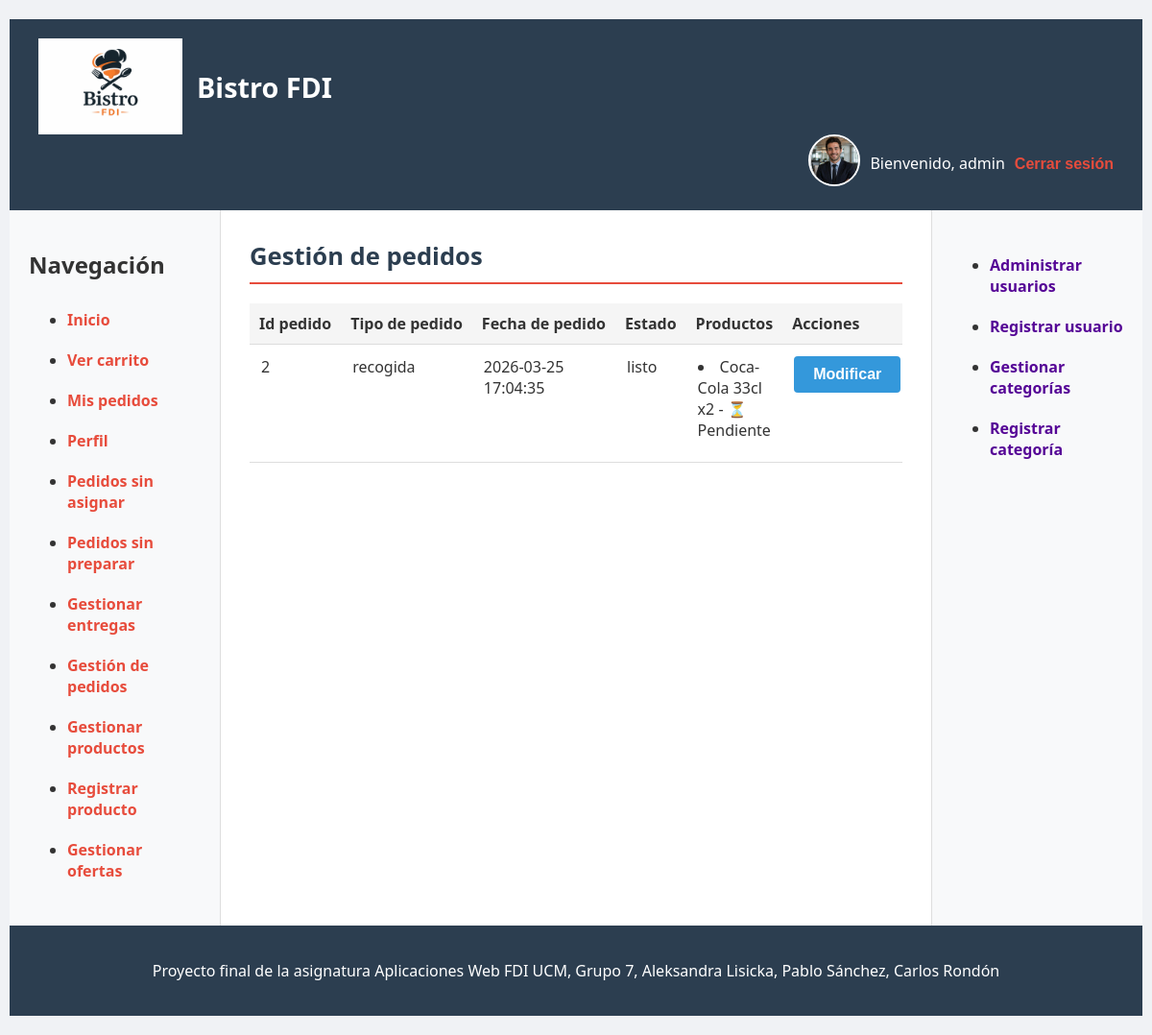
Screenshot of /usuarios/gerente/pedidosAsignados.php (signed in) with the database file from the repository.
### tables this page shows
CREATE TABLE `pedidos` (
  `id` int(11) NOT NULL AUTO_INCREMENT,
  `usuario_id` int(11) DEFAULT NULL,
  `estado` enum('nuevo','pendiente','preparando','cocinando','listo','entregado','cancelado') DEFAULT 'nuevo',
  `tipo` enum('domicilio','recogida') NOT NULL,
  `fechaPedido` datetime DEFAULT current_timestamp(),
  `total` decimal(10,2) NOT NULL DEFAULT 0,
  `subtotalSinDescuento` decimal(10,2) NOT NULL DEFAULT 0,
  `descuentoAplicado` decimal(10,2) NOT NULL DEFAULT 0,
  `cocinero_id` int(11) DEFAULT NULL,
  `activo` tinyint(1) NOT NULL DEFAULT 1,
  PRIMARY KEY (`id`),
  KEY `usuario_id` (`usuario_id`),
  KEY `cocinero_id` (`cocinero_id`),
  CONSTRAINT `fk_pedidos_usuario`
    FOREIGN KEY (`usuario_id`) REFERENCES `usuarios` (`id`) ON DELETE SET NULL,
  CONSTRAINT `fk_pedidos_cocinero`
    FOREIGN KEY (`cocinero_id`) REFERENCES `usuarios` (`id`) ON DELETE SET NULL
);

CREATE TABLE `pedido_productos` (
  `id` int(11) NOT NULL AUTO_INCREMENT,
  `pedido_id` int(11) NOT NULL,
  `producto_id` int(11) NOT NULL,
  `cantidad` int(11) NOT NULL,
  `precioUnitario` decimal(10,2) NOT NULL,
  `ivaAplicado` TINYINT NOT NULL,
  `preparado` tinyint(1) NOT NULL DEFAULT 0,
  PRIMARY KEY (`id`),
  UNIQUE KEY `pedido_producto_unique` (`pedido_id`, `producto_id`),
  KEY `producto_id` (`producto_id`),
  CONSTRAINT `fk_pp_pedido`
    FOREIGN KEY (`pedido_id`) REFERENCES `pedidos` (`id`) ON DELETE RESTRICT,
  CONSTRAINT `fk_pp_producto`
    FOREIGN KEY (`producto_id`) REFERENCES `productos` (`id`) ON DELETE RESTRICT
);

CREATE TABLE `productos` (
  `id` int(11) NOT NULL AUTO_INCREMENT,
  `nombreProd` varchar(150) NOT NULL,
  `descripcion` text NOT NULL,
  `categoria_id` int(11) DEFAULT NULL,
  `precio` decimal(10,2) NOT NULL,
  `iva` TINYINT NOT NULL,
  `stock` int(11) DEFAULT 0,
  `disponible` tinyint(1) DEFAULT 1,
  `ofertado` tinyint(1) DEFAULT 0,
  `activo` tinyint(1) NOT NULL DEFAULT 1,
  `rutaImg` varchar(255) DEFAULT NULL,
  `fechaCreacion` datetime DEFAULT current_timestamp(),
  PRIMARY KEY (`id`),
  KEY `categoria_id` (`categoria_id`),
  CONSTRAINT `fk_productos_categoria`
    FOREIGN KEY (`categoria_id`)
    REFERENCES `categorias` (`id`)
    ON DELETE SET NULL
    ON UPDATE CASCADE
);

### includes/config.php (called while the page is built, shortened)
<?php
spl_autoload_register(function ($class) {
    $prefix = 'es\\ucm\\fdi\\aw\\';
    $base_dir = implode(DIRECTORY_SEPARATOR, [__DIR__, 'clases', '']);
    $len = strlen($prefix);
    $relative_class = substr($class, $len);
    $file = $base_dir . str_replace('\\', '/', $relative_class) . '.php';
});

### includes/clases/pedidos/Pedido.php (called while the page is built, shortened)
<?php
class Pedido {
    private $id;
    private $estado;
    private $fechaPedido;
    private $tipo;
    public function __construct($id, $usuario_id, $estado, $fechaPedido, $tipo, $total, $cocinero_id) {
        $this->id = $id;
        $this->estado = $estado ?? 'nuevo';
        $this->fechaPedido = $fechaPedido;
        $this->tipo = $tipo;
    }
    public function getFechaPedido() {
        return $this->fechaPedido;
    }
    public function getPedidoId() {
        return $this->id;
    }
    public function getTipo() {
        return $this->tipo;
    }
    public function getEstadoPedido() {
        return $this->estado;
    }
    public static function pedidosPendientes_Asignados($esAdmin) {
        $conn = Aplicacion::getInstance()->getConexionBd();
        if ($esAdmin) {
            $query = sprintf(
                "SELECT * FROM pedidos WHERE estado != '%s' AND activo = 1",
                $conn->real_escape_string(EstadoPedido::ENTREGADO->value)
            );
        } else {
            $query = sprintf(
                "SELECT * FROM pedidos WHERE estado IN ('%s','%s') AND activo = 1",
                $conn->real_escape_string(EstadoPedido::PENDIENTE->value),
                $conn->real_escape_string(EstadoPedido::EN_PREPARACION->value)
            );
        }
        $rs = $conn->query($query);
        if ($rs && $rs->num_rows > 0) {
            $pedidos = [];
            while ($fila = $rs->fetch_assoc()) {
                $pedidos[] = new Pedido(
                    $fila['id'],
                    null,
                    $fila['estado'],
                    $fila['fechaPedido'],
                    $fila['tipo'],
                    null,
                    $fila['cocinero_id']
                );
            }
            return $pedidos;
        }
        return null;
    }
    public static function buscaProductosCocina($id) {
        $conn = Aplicacion::getInstance()->getConexionBd();
        $query = sprintf(
            "SELECT p.*, pp.cantidad,
                    COALESCE(ppe.preparado, 0) AS preparado
            FROM productos p
            JOIN pedido_productos pp ON p.id = pp.producto_id
            LEFT JOIN pedido_producto_estado ppe
                ON p.id = ppe.producto_id AND pp.pedido_id = ppe.pedido_id
            WHERE pp.pedido_id = %d",
            (int)$id
        );
        $rs = $conn->query($query);
        $resultado = [];
        if ($rs) {
            while ($fila = $rs->fetch_assoc()) {
                $producto = new Producto(
                    $fila['id'],
                    $fila['nombreProd'],
                    $fila['descripcion'],
                    $fila['categoria_id'],
                    $fila['precio'],
                    $fila['iva'],
                    $fila['stock'],
                    $fila['disponible'],
                    $fila['ofertado'],
                    $fila['rutaImg'],
                    $fila['fechaCreacion']
                );
                $resultado[] = [
                    'producto'  => $producto,
                    'cantidad'  => $fila['cantidad'],
                    'preparado' => (int)$fila['preparado']
                ];
            }
        }
        return $resultado;
    }
}

### includes/clases/productos/Producto.php (called while the page is built, shortened)
<?php
class Producto {
    private $nombreProd;
    public function __construct($id, $nombreProd, $descripcion, $categoria_id, $precio, $iva, $stock, $disponible, $ofertado, $rutaImagen = null, $fechaCreacion) {
        $this->nombreProd = $nombreProd;
    }
    public function getNombreProd() {
        return $this->nombreProd;
    }
}

### includes/clases/pedidos/FormularioPedidosAsignados.php (the view, shortened to what this page needs)
<?php
class FormularioPedidosAsignados extends Formulario
{
    protected function generaCamposFormulario(&$datos){
        $pedidos = '';
        if(isset($_SESSION['esAdmin']) && $_SESSION['esAdmin'] === true){
            $pedidos = Pedido::pedidosPendientes_Asignados(true);
        }
        else{
            $pedidos = Pedido::pedidosPendientes_Asignados(false);
        }
        $filas = '';
        if (!empty($pedidos) && is_array($pedidos)) {
            foreach ($pedidos as $p) {
                $productos = Pedido::buscaProductosCocina($p->getPedidoId());
                $productosHtml = '<ul">';
                foreach ($productos as $item) {
                    $prod = $item['producto'];
                    $cant = $item['cantidad'];
                    $prep = $item['preparado'];
                    $estado = $prep ? '✅ Preparado' : '⏳ Pendiente';
                    $productosHtml .= "<li>"
                        . htmlspecialchars($prod->getNombreProd())
                        . " x{$cant} - {$estado}</li>";
                }
                $productosHtml .= '</ul>';
                $filas .= "<tr>
                    <td>{$p->getPedidoId()}</td>
                    <td>{$p->getTipo()}</td>
                    <td>{$p->getFechaPedido()}</td>
                    <td>{$p->getEstadoPedido()}</td>
                    <td>{$productosHtml}</td>
                    <td>
                        <div>
                            <button type='submit' name='idPedido' value='{$p->getPedidoId()}'>Modificar</button>
                        </div>
                    </td>
                </tr>";
            }
        }
        if($filas === ''){
            $html = <<<EOF
                <p>No hay pedidos.</p>
            EOF;
        }
        else{
            $html = <<<EOF
                <div class="tabla-wrapper">
                    <table class="tabla-general">
                        <thead>
                            <tr>
                                <th>Id pedido</th>
                                <th>Tipo de pedido</th>
                                <th>Fecha de pedido</th>
                                <th>Estado</th>
                                <th>Productos</th>
                                <th>Acciones</th>
                            </tr>
                        </thead>
                        <tbody>
                            $filas
                        </tbody>
                    </table>
                </div>
            EOF;
        }
        return $html;
    }
}

### css/estilo.css (style rules this page uses)
body { background-color: #f0f2f5; font-family: Segoe UI, Roboto, Helvetica, Arial, sans-serif; margin: 0; padding: 20px 10px; color: #333; }
main li { margin-bottom: 10px; }
button, a.boton { border: none; border-radius: 4px; font-size: 1em; font-weight: bold; padding: 10px 20px; cursor: pointer; background-color: #3498db; color: white; text-align: center; text-decoration: none; display: inline-block; transition: background-color 0.3s; }
.tabla-wrapper { width: 100%; overflow-x: auto; }
.tabla-general { width: 100%; border-collapse: collapse; table-layout: auto; }
.tabla-general th { padding: 10px; background-color: #f5f5f5; text-align: left; white-space: nowrap; }
.tabla-general td { padding: 12px; background-color: #ffffff; vertical-align: top; }
.tabla-general th, .tabla-general td { border-bottom: 1px solid #ddd; }

### rows the page displays
pedidos: id "2", tipo "recogida", fechaPedido "2026-03-25 17:04:35", estado "listo"
pedido_productos: producto.nombreProd "Coca-Cola 33cl"

### other values shown
$params['cabecera'] "Bistro FDI"
$nombreUsuario "admin"
$cant "2"
$estado "⏳ Pendiente"
